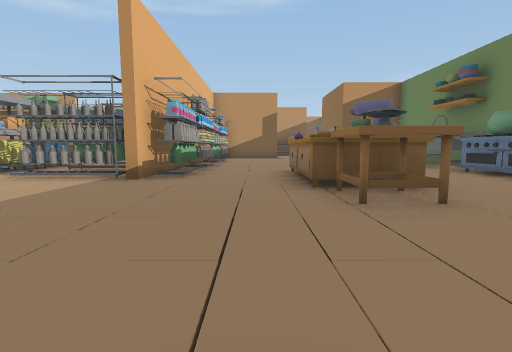
[1] (above)

16 first-person views from a walk through a Unity game level. The camera is 1.2 m above the floor, tilts 6° down and sees 85° across. The floor is counted in squares, 2 m on a side. Each view is taken from the middle of a square. On the plan, view 1 faces up. The plan holds only what a view shows up to about 9 squares ahead; the rest is blank. The place goes on beyond the plan.

[2]
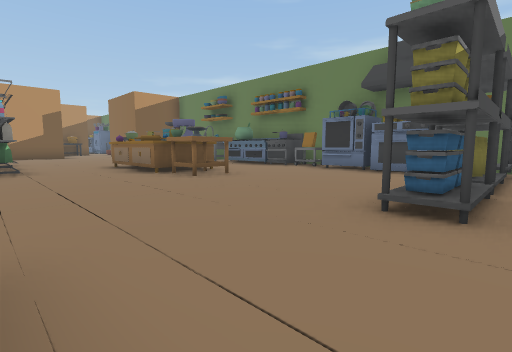

[3]
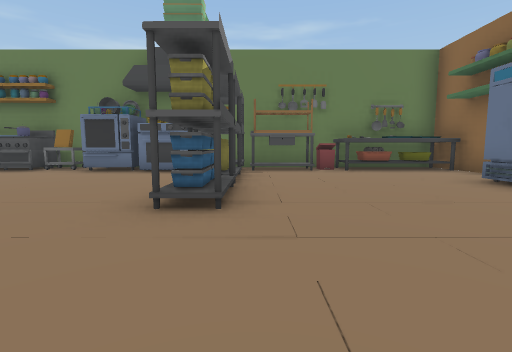

[4]
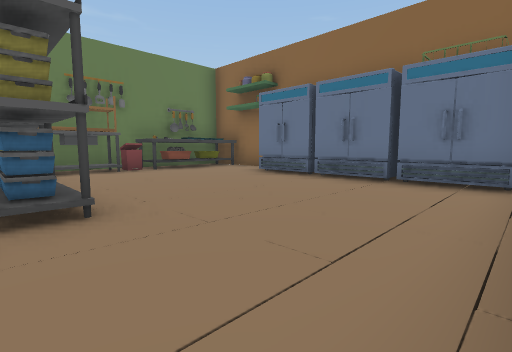

[5]
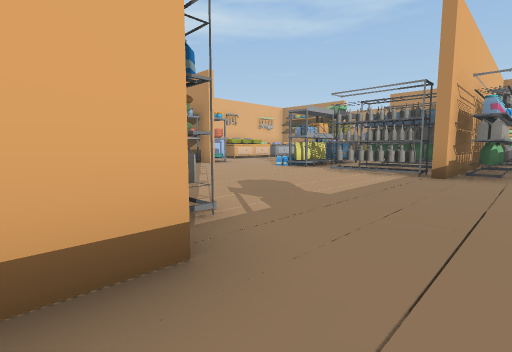

[6]
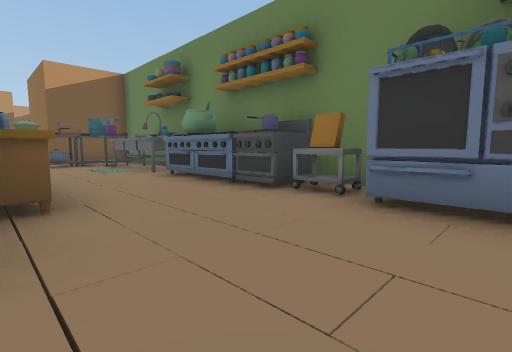

[7]
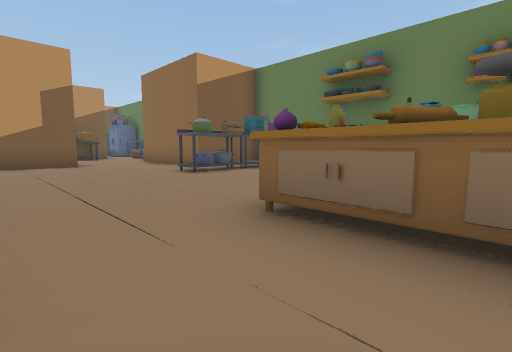

[8]
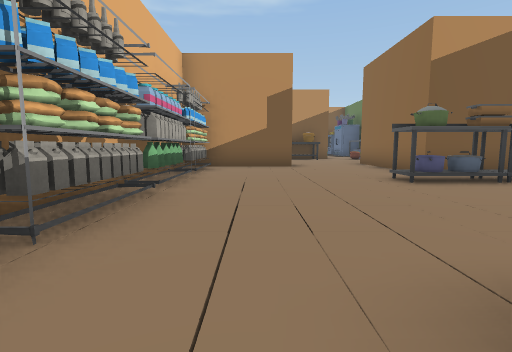

[9]
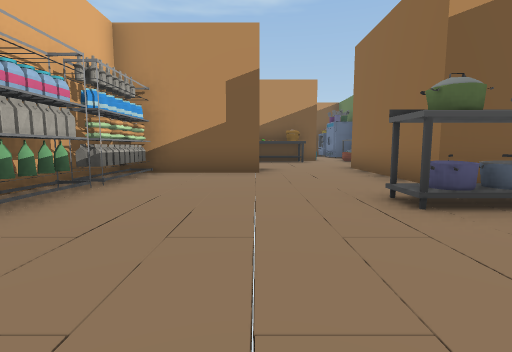

[10]
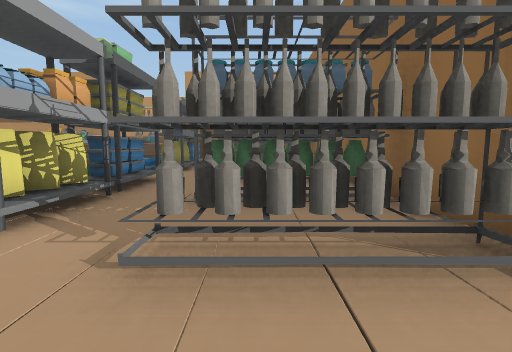

[11]
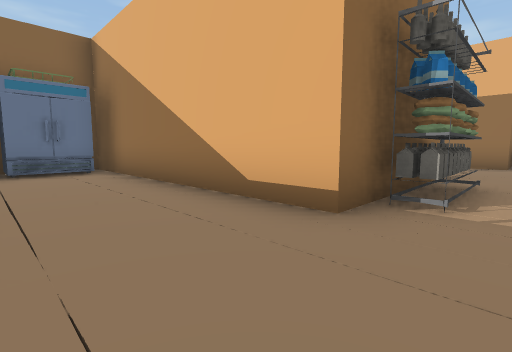

[12]
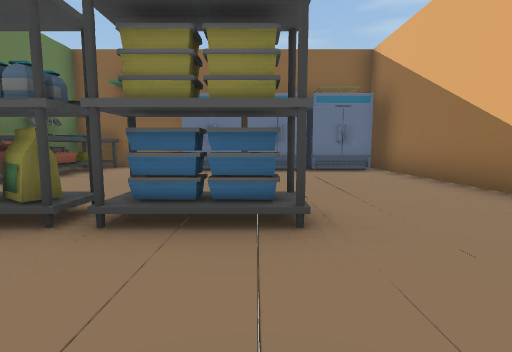

[13]
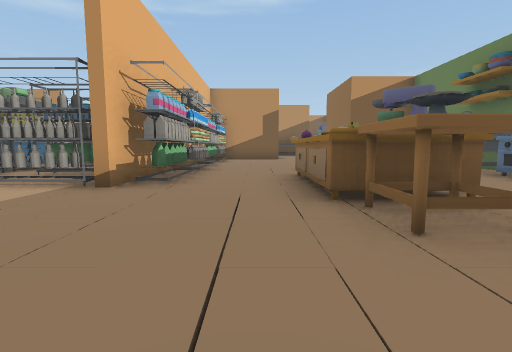

[14]
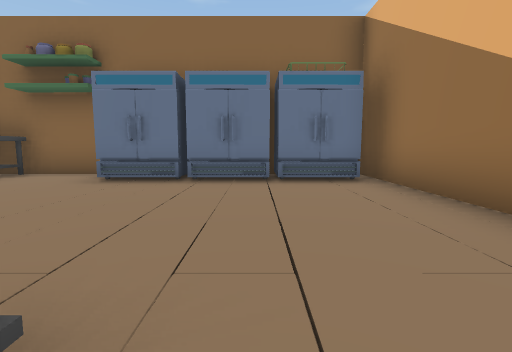

[15]
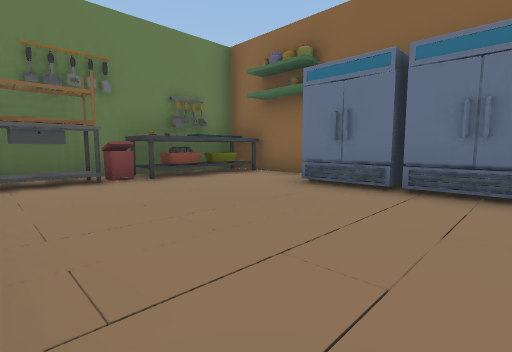

[16]
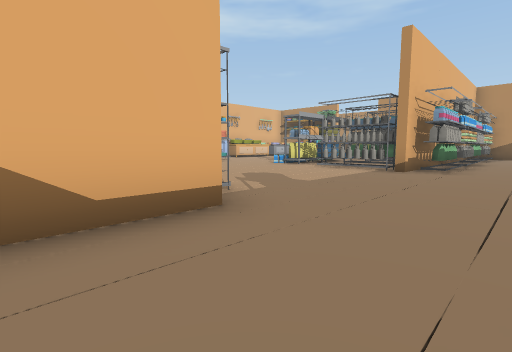

### Floor plan
Key: @ floor where view 1 was taken; # wall or solid block; . floor; O other object.
Columns run from 7 left of view 1 to 5 right of it. Each row starts with its distance up from view 1.
 17         ....
 16         ...#
 15      ####..#
 14  O   #.....#
 13  O   O.....#
 12 OOOOO#.....##
 11 OO   O...OOOO
 10 O. OO#......O
  9 OOOOOOO.....O
  8 OO...#......O
  7 OOOOO#......O
  6 OO.OOO..OO..O
  5  .......OO..O
  4  .......OO..O
  3  .......OO..O
  2  ...........O
  1  ...........#
  0  ##O#..@....O
 -1     #...OOOOO
 -2     #...##..O
 -3     #.......O
 -4     #.......O
 -5     #.......O
 -6     #.OO#O#.O
 -7     #. ######
 -8     ##

Positions as (right, up) in squares from view 1, and headings:
1: (0, 0), facing up
2: (-2, -2), facing up-right
3: (-2, -2), facing right
4: (-2, -1), facing down-right
5: (-1, -1), facing up-left
6: (2, 1), facing up-right
7: (-1, 5), facing up-right
8: (0, 6), facing up
9: (1, 8), facing up
10: (-4, 4), facing up
11: (0, 1), facing down-left
12: (1, 1), facing down
13: (0, 1), facing up
14: (0, -1), facing down
15: (0, -2), facing down-right
16: (0, -2), facing up-left
